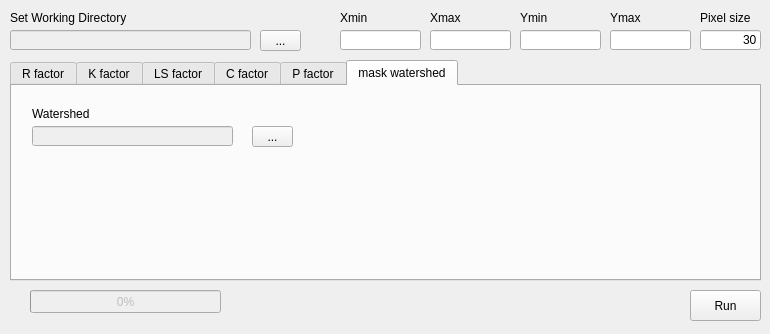
<?xml version="1.0" encoding="UTF-8"?>
<ui version="4.0">
 <class>Quantum_KORSLEDialogBase</class>
 <widget class="QDialog" name="Quantum_KORSLEDialogBase">
  <property name="windowModality">
   <enum>Qt::NonModal</enum>
  </property>
  <property name="geometry">
   <rect>
    <x>0</x>
    <y>0</y>
    <width>770</width>
    <height>334</height>
   </rect>
  </property>
  <property name="windowTitle">
   <string>Quantum KORSLE</string>
  </property>
  <property name="sizeGripEnabled">
   <bool>false</bool>
  </property>
  <property name="modal">
   <bool>false</bool>
  </property>
  <widget class="QDialogButtonBox" name="button_box">
   <property name="geometry">
    <rect>
     <x>720</x>
     <y>750</y>
     <width>341</width>
     <height>32</height>
    </rect>
   </property>
   <property name="orientation">
    <enum>Qt::Horizontal</enum>
   </property>
   <property name="standardButtons">
    <set>QDialogButtonBox::Cancel|QDialogButtonBox::Ok</set>
   </property>
  </widget>
  <widget class="QToolButton" name="Runbutton">
   <property name="geometry">
    <rect>
     <x>690</x>
     <y>290</y>
     <width>71</width>
     <height>31</height>
    </rect>
   </property>
   <property name="text">
    <string>Run</string>
   </property>
  </widget>
  <widget class="QToolButton" name="Runbutton_2">
   <property name="geometry">
    <rect>
     <x>600</x>
     <y>390</y>
     <width>71</width>
     <height>31</height>
    </rect>
   </property>
   <property name="text">
    <string>Run</string>
   </property>
  </widget>
  <widget class="QTabWidget" name="tabWidget">
   <property name="geometry">
    <rect>
     <x>10</x>
     <y>60</y>
     <width>751</width>
     <height>221</height>
    </rect>
   </property>
   <property name="focusPolicy">
    <enum>Qt::WheelFocus</enum>
   </property>
   <property name="currentIndex">
    <number>5</number>
   </property>
   <widget class="QWidget" name="tab_2">
    <attribute name="title">
     <string>R factor</string>
    </attribute>
    <widget class="QLabel" name="label_2">
     <property name="geometry">
      <rect>
       <x>20</x>
       <y>20</y>
       <width>111</width>
       <height>16</height>
      </rect>
     </property>
     <property name="text">
      <string>Rainfall data</string>
     </property>
    </widget>
    <widget class="QLineEdit" name="raindata">
     <property name="enabled">
      <bool>false</bool>
     </property>
     <property name="geometry">
      <rect>
       <x>20</x>
       <y>40</y>
       <width>201</width>
       <height>20</height>
      </rect>
     </property>
     <property name="text">
      <string/>
     </property>
    </widget>
    <widget class="QComboBox" name="stano2">
     <property name="geometry">
      <rect>
       <x>390</x>
       <y>40</y>
       <width>76</width>
       <height>22</height>
      </rect>
     </property>
     <property name="currentText">
      <string/>
     </property>
     <property name="maxVisibleItems">
      <number>5</number>
     </property>
     <property name="frame">
      <bool>true</bool>
     </property>
    </widget>
    <widget class="QToolButton" name="raindataB">
     <property name="geometry">
      <rect>
       <x>240</x>
       <y>40</y>
       <width>41</width>
       <height>21</height>
      </rect>
     </property>
     <property name="text">
      <string>...</string>
     </property>
    </widget>
    <widget class="QLabel" name="label_4">
     <property name="geometry">
      <rect>
       <x>20</x>
       <y>120</y>
       <width>151</width>
       <height>16</height>
      </rect>
     </property>
     <property name="text">
      <string>Station number layer</string>
     </property>
    </widget>
    <widget class="QToolButton" name="CstationB">
     <property name="geometry">
      <rect>
       <x>240</x>
       <y>90</y>
       <width>41</width>
       <height>21</height>
      </rect>
     </property>
     <property name="text">
      <string>...</string>
     </property>
    </widget>
    <widget class="QLabel" name="label">
     <property name="geometry">
      <rect>
       <x>310</x>
       <y>20</y>
       <width>191</width>
       <height>16</height>
      </rect>
     </property>
     <property name="text">
      <string>Ref. available station number</string>
     </property>
    </widget>
    <widget class="QComboBox" name="stano1">
     <property name="geometry">
      <rect>
       <x>310</x>
       <y>40</y>
       <width>76</width>
       <height>22</height>
      </rect>
     </property>
     <property name="currentText">
      <string/>
     </property>
     <property name="frame">
      <bool>true</bool>
     </property>
    </widget>
    <widget class="QLabel" name="label_3">
     <property name="geometry">
      <rect>
       <x>20</x>
       <y>70</y>
       <width>111</width>
       <height>16</height>
      </rect>
     </property>
     <property name="text">
      <string>Climate Station</string>
     </property>
    </widget>
    <widget class="QComboBox" name="CstationL">
     <property name="geometry">
      <rect>
       <x>20</x>
       <y>140</y>
       <width>151</width>
       <height>22</height>
      </rect>
     </property>
     <property name="currentText">
      <string/>
     </property>
     <property name="maxVisibleItems">
      <number>5</number>
     </property>
     <property name="frame">
      <bool>true</bool>
     </property>
    </widget>
    <widget class="QLineEdit" name="Cstation">
     <property name="enabled">
      <bool>false</bool>
     </property>
     <property name="geometry">
      <rect>
       <x>20</x>
       <y>90</y>
       <width>201</width>
       <height>20</height>
      </rect>
     </property>
     <property name="text">
      <string/>
     </property>
    </widget>
   </widget>
   <widget class="QWidget" name="tab_3">
    <attribute name="title">
     <string>K factor</string>
    </attribute>
    <widget class="QToolButton" name="KshpB">
     <property name="geometry">
      <rect>
       <x>240</x>
       <y>40</y>
       <width>41</width>
       <height>21</height>
      </rect>
     </property>
     <property name="text">
      <string>...</string>
     </property>
    </widget>
    <widget class="QLineEdit" name="Kshp">
     <property name="enabled">
      <bool>false</bool>
     </property>
     <property name="geometry">
      <rect>
       <x>20</x>
       <y>40</y>
       <width>201</width>
       <height>20</height>
      </rect>
     </property>
     <property name="inputMask">
      <string/>
     </property>
     <property name="text">
      <string/>
     </property>
     <property name="frame">
      <bool>true</bool>
     </property>
    </widget>
    <widget class="QComboBox" name="KshpL">
     <property name="geometry">
      <rect>
       <x>20</x>
       <y>90</y>
       <width>201</width>
       <height>22</height>
      </rect>
     </property>
     <property name="currentText">
      <string/>
     </property>
     <property name="maxVisibleItems">
      <number>5</number>
     </property>
     <property name="frame">
      <bool>true</bool>
     </property>
    </widget>
    <widget class="QLabel" name="label_17">
     <property name="geometry">
      <rect>
       <x>20</x>
       <y>70</y>
       <width>81</width>
       <height>16</height>
      </rect>
     </property>
     <property name="text">
      <string>K factor layer</string>
     </property>
    </widget>
    <widget class="QLabel" name="label_24">
     <property name="geometry">
      <rect>
       <x>20</x>
       <y>20</y>
       <width>81</width>
       <height>16</height>
      </rect>
     </property>
     <property name="text">
      <string>Soil map</string>
     </property>
    </widget>
   </widget>
   <widget class="QWidget" name="tab_4">
    <attribute name="title">
     <string>LS factor</string>
    </attribute>
    <widget class="QLineEdit" name="LSr">
     <property name="enabled">
      <bool>false</bool>
     </property>
     <property name="geometry">
      <rect>
       <x>20</x>
       <y>40</y>
       <width>201</width>
       <height>20</height>
      </rect>
     </property>
    </widget>
    <widget class="QToolButton" name="LSrB">
     <property name="geometry">
      <rect>
       <x>240</x>
       <y>40</y>
       <width>41</width>
       <height>21</height>
      </rect>
     </property>
     <property name="text">
      <string>...</string>
     </property>
    </widget>
    <widget class="QLabel" name="label_25">
     <property name="geometry">
      <rect>
       <x>20</x>
       <y>20</y>
       <width>81</width>
       <height>16</height>
      </rect>
     </property>
     <property name="text">
      <string>DEM file</string>
     </property>
    </widget>
   </widget>
   <widget class="QWidget" name="tab_5">
    <attribute name="title">
     <string>C factor</string>
    </attribute>
    <widget class="QLineEdit" name="Cshp">
     <property name="enabled">
      <bool>false</bool>
     </property>
     <property name="geometry">
      <rect>
       <x>20</x>
       <y>40</y>
       <width>201</width>
       <height>20</height>
      </rect>
     </property>
     <property name="inputMask">
      <string/>
     </property>
     <property name="text">
      <string/>
     </property>
     <property name="frame">
      <bool>true</bool>
     </property>
    </widget>
    <widget class="QToolButton" name="CshpB">
     <property name="geometry">
      <rect>
       <x>240</x>
       <y>40</y>
       <width>41</width>
       <height>21</height>
      </rect>
     </property>
     <property name="text">
      <string>...</string>
     </property>
    </widget>
    <widget class="QComboBox" name="CshpL">
     <property name="geometry">
      <rect>
       <x>20</x>
       <y>90</y>
       <width>201</width>
       <height>22</height>
      </rect>
     </property>
     <property name="currentText">
      <string/>
     </property>
     <property name="maxVisibleItems">
      <number>5</number>
     </property>
     <property name="frame">
      <bool>true</bool>
     </property>
    </widget>
    <widget class="QLabel" name="label_18">
     <property name="geometry">
      <rect>
       <x>20</x>
       <y>70</y>
       <width>81</width>
       <height>16</height>
      </rect>
     </property>
     <property name="text">
      <string>landuse field</string>
     </property>
    </widget>
    <widget class="QLabel" name="label_19">
     <property name="geometry">
      <rect>
       <x>20</x>
       <y>20</y>
       <width>81</width>
       <height>16</height>
      </rect>
     </property>
     <property name="text">
      <string>Landuse map</string>
     </property>
    </widget>
    <widget class="QToolButton" name="CtableB">
     <property name="geometry">
      <rect>
       <x>240</x>
       <y>150</y>
       <width>41</width>
       <height>21</height>
      </rect>
     </property>
     <property name="text">
      <string>...</string>
     </property>
    </widget>
    <widget class="QLabel" name="label_20">
     <property name="geometry">
      <rect>
       <x>20</x>
       <y>130</y>
       <width>81</width>
       <height>16</height>
      </rect>
     </property>
     <property name="text">
      <string>C factor table</string>
     </property>
    </widget>
    <widget class="QLineEdit" name="Ctable">
     <property name="enabled">
      <bool>false</bool>
     </property>
     <property name="geometry">
      <rect>
       <x>20</x>
       <y>150</y>
       <width>201</width>
       <height>20</height>
      </rect>
     </property>
     <property name="inputMask">
      <string/>
     </property>
     <property name="text">
      <string/>
     </property>
     <property name="frame">
      <bool>true</bool>
     </property>
    </widget>
   </widget>
   <widget class="QWidget" name="tab">
    <attribute name="title">
     <string>P factor</string>
    </attribute>
    <widget class="QLineEdit" name="Pshp">
     <property name="enabled">
      <bool>false</bool>
     </property>
     <property name="geometry">
      <rect>
       <x>20</x>
       <y>40</y>
       <width>201</width>
       <height>20</height>
      </rect>
     </property>
     <property name="inputMask">
      <string/>
     </property>
     <property name="text">
      <string/>
     </property>
     <property name="frame">
      <bool>true</bool>
     </property>
    </widget>
    <widget class="QToolButton" name="PtableB">
     <property name="geometry">
      <rect>
       <x>240</x>
       <y>150</y>
       <width>41</width>
       <height>21</height>
      </rect>
     </property>
     <property name="text">
      <string>...</string>
     </property>
    </widget>
    <widget class="QLineEdit" name="Ptable">
     <property name="enabled">
      <bool>false</bool>
     </property>
     <property name="geometry">
      <rect>
       <x>20</x>
       <y>150</y>
       <width>201</width>
       <height>20</height>
      </rect>
     </property>
     <property name="inputMask">
      <string/>
     </property>
     <property name="text">
      <string/>
     </property>
     <property name="frame">
      <bool>true</bool>
     </property>
    </widget>
    <widget class="QLabel" name="label_22">
     <property name="geometry">
      <rect>
       <x>20</x>
       <y>70</y>
       <width>141</width>
       <height>16</height>
      </rect>
     </property>
     <property name="text">
      <string>agricultural land field</string>
     </property>
    </widget>
    <widget class="QLabel" name="label_23">
     <property name="geometry">
      <rect>
       <x>20</x>
       <y>20</y>
       <width>81</width>
       <height>16</height>
      </rect>
     </property>
     <property name="text">
      <string>Landuse map</string>
     </property>
    </widget>
    <widget class="QToolButton" name="PshpB">
     <property name="geometry">
      <rect>
       <x>240</x>
       <y>40</y>
       <width>41</width>
       <height>21</height>
      </rect>
     </property>
     <property name="text">
      <string>...</string>
     </property>
    </widget>
    <widget class="QLabel" name="label_21">
     <property name="geometry">
      <rect>
       <x>20</x>
       <y>130</y>
       <width>81</width>
       <height>16</height>
      </rect>
     </property>
     <property name="text">
      <string>P factor table</string>
     </property>
    </widget>
    <widget class="QgsCheckableComboBox" name="PshpL2">
     <property name="enabled">
      <bool>true</bool>
     </property>
     <property name="geometry">
      <rect>
       <x>240</x>
       <y>90</y>
       <width>201</width>
       <height>21</height>
      </rect>
     </property>
     <property name="focusPolicy">
      <enum>Qt::WheelFocus</enum>
     </property>
     <property name="contextMenuPolicy">
      <enum>Qt::DefaultContextMenu</enum>
     </property>
     <property name="acceptDrops">
      <bool>false</bool>
     </property>
     <property name="editable">
      <bool>true</bool>
     </property>
     <property name="maxVisibleItems">
      <number>20</number>
     </property>
    </widget>
    <widget class="QComboBox" name="PshpL">
     <property name="geometry">
      <rect>
       <x>20</x>
       <y>90</y>
       <width>201</width>
       <height>22</height>
      </rect>
     </property>
     <property name="currentText">
      <string/>
     </property>
     <property name="maxVisibleItems">
      <number>5</number>
     </property>
     <property name="frame">
      <bool>true</bool>
     </property>
    </widget>
   </widget>
   <widget class="QWidget" name="tab_6">
    <attribute name="title">
     <string>mask watershed</string>
    </attribute>
    <widget class="QToolButton" name="WshpB">
     <property name="geometry">
      <rect>
       <x>240</x>
       <y>40</y>
       <width>41</width>
       <height>21</height>
      </rect>
     </property>
     <property name="text">
      <string>...</string>
     </property>
    </widget>
    <widget class="QLineEdit" name="Wshp">
     <property name="enabled">
      <bool>false</bool>
     </property>
     <property name="geometry">
      <rect>
       <x>20</x>
       <y>40</y>
       <width>201</width>
       <height>20</height>
      </rect>
     </property>
     <property name="inputMask">
      <string/>
     </property>
     <property name="text">
      <string/>
     </property>
     <property name="frame">
      <bool>true</bool>
     </property>
    </widget>
    <widget class="QLabel" name="label_26">
     <property name="geometry">
      <rect>
       <x>20</x>
       <y>20</y>
       <width>81</width>
       <height>16</height>
      </rect>
     </property>
     <property name="text">
      <string>Watershed</string>
     </property>
    </widget>
   </widget>
  </widget>
  <widget class="QLineEdit" name="Psize">
   <property name="enabled">
    <bool>true</bool>
   </property>
   <property name="geometry">
    <rect>
     <x>700</x>
     <y>30</y>
     <width>61</width>
     <height>20</height>
    </rect>
   </property>
   <property name="layoutDirection">
    <enum>Qt::RightToLeft</enum>
   </property>
   <property name="text">
    <string>30</string>
   </property>
   <property name="alignment">
    <set>Qt::AlignRight|Qt::AlignTrailing|Qt::AlignVCenter</set>
   </property>
  </widget>
  <widget class="QLineEdit" name="tmpDir">
   <property name="enabled">
    <bool>false</bool>
   </property>
   <property name="geometry">
    <rect>
     <x>10</x>
     <y>30</y>
     <width>241</width>
     <height>20</height>
    </rect>
   </property>
   <property name="text">
    <string/>
   </property>
  </widget>
  <widget class="QLabel" name="label_12">
   <property name="geometry">
    <rect>
     <x>340</x>
     <y>10</y>
     <width>81</width>
     <height>16</height>
    </rect>
   </property>
   <property name="text">
    <string>Xmin</string>
   </property>
  </widget>
  <widget class="QLineEdit" name="ymin">
   <property name="enabled">
    <bool>true</bool>
   </property>
   <property name="geometry">
    <rect>
     <x>520</x>
     <y>30</y>
     <width>81</width>
     <height>20</height>
    </rect>
   </property>
   <property name="layoutDirection">
    <enum>Qt::RightToLeft</enum>
   </property>
   <property name="text">
    <string/>
   </property>
   <property name="alignment">
    <set>Qt::AlignRight|Qt::AlignTrailing|Qt::AlignVCenter</set>
   </property>
  </widget>
  <widget class="QLineEdit" name="xmax">
   <property name="enabled">
    <bool>true</bool>
   </property>
   <property name="geometry">
    <rect>
     <x>430</x>
     <y>30</y>
     <width>81</width>
     <height>20</height>
    </rect>
   </property>
   <property name="layoutDirection">
    <enum>Qt::RightToLeft</enum>
   </property>
   <property name="text">
    <string/>
   </property>
   <property name="alignment">
    <set>Qt::AlignRight|Qt::AlignTrailing|Qt::AlignVCenter</set>
   </property>
  </widget>
  <widget class="QLabel" name="label_16">
   <property name="geometry">
    <rect>
     <x>700</x>
     <y>10</y>
     <width>81</width>
     <height>16</height>
    </rect>
   </property>
   <property name="text">
    <string>Pixel size</string>
   </property>
  </widget>
  <widget class="QLabel" name="label_5">
   <property name="geometry">
    <rect>
     <x>10</x>
     <y>10</y>
     <width>141</width>
     <height>16</height>
    </rect>
   </property>
   <property name="text">
    <string>Set Working Directory</string>
   </property>
  </widget>
  <widget class="QLabel" name="label_14">
   <property name="geometry">
    <rect>
     <x>520</x>
     <y>10</y>
     <width>81</width>
     <height>16</height>
    </rect>
   </property>
   <property name="text">
    <string>Ymin</string>
   </property>
  </widget>
  <widget class="QToolButton" name="tmpDirB">
   <property name="geometry">
    <rect>
     <x>260</x>
     <y>30</y>
     <width>41</width>
     <height>21</height>
    </rect>
   </property>
   <property name="text">
    <string>...</string>
   </property>
  </widget>
  <widget class="QLabel" name="label_15">
   <property name="geometry">
    <rect>
     <x>610</x>
     <y>10</y>
     <width>81</width>
     <height>16</height>
    </rect>
   </property>
   <property name="text">
    <string>Ymax</string>
   </property>
  </widget>
  <widget class="QLineEdit" name="xmin">
   <property name="enabled">
    <bool>true</bool>
   </property>
   <property name="geometry">
    <rect>
     <x>340</x>
     <y>30</y>
     <width>81</width>
     <height>20</height>
    </rect>
   </property>
   <property name="layoutDirection">
    <enum>Qt::RightToLeft</enum>
   </property>
   <property name="text">
    <string/>
   </property>
   <property name="alignment">
    <set>Qt::AlignRight|Qt::AlignTrailing|Qt::AlignVCenter</set>
   </property>
  </widget>
  <widget class="QLabel" name="label_13">
   <property name="geometry">
    <rect>
     <x>430</x>
     <y>10</y>
     <width>81</width>
     <height>16</height>
    </rect>
   </property>
   <property name="text">
    <string>Xmax</string>
   </property>
  </widget>
  <widget class="QLineEdit" name="ymax">
   <property name="enabled">
    <bool>true</bool>
   </property>
   <property name="geometry">
    <rect>
     <x>610</x>
     <y>30</y>
     <width>81</width>
     <height>20</height>
    </rect>
   </property>
   <property name="layoutDirection">
    <enum>Qt::RightToLeft</enum>
   </property>
   <property name="text">
    <string/>
   </property>
   <property name="alignment">
    <set>Qt::AlignRight|Qt::AlignTrailing|Qt::AlignVCenter</set>
   </property>
  </widget>
  <widget class="QToolButton" name="Runbutton_3">
   <property name="geometry">
    <rect>
     <x>680</x>
     <y>390</y>
     <width>71</width>
     <height>31</height>
    </rect>
   </property>
   <property name="text">
    <string>Run</string>
   </property>
  </widget>
  <widget class="QToolButton" name="Runbutton_4">
   <property name="geometry">
    <rect>
     <x>760</x>
     <y>390</y>
     <width>71</width>
     <height>31</height>
    </rect>
   </property>
   <property name="text">
    <string>Run</string>
   </property>
  </widget>
  <widget class="QToolButton" name="Runbutton_5">
   <property name="geometry">
    <rect>
     <x>840</x>
     <y>390</y>
     <width>71</width>
     <height>31</height>
    </rect>
   </property>
   <property name="text">
    <string>Run</string>
   </property>
  </widget>
  <widget class="QToolButton" name="RrasterB">
   <property name="geometry">
    <rect>
     <x>240</x>
     <y>650</y>
     <width>41</width>
     <height>21</height>
    </rect>
   </property>
   <property name="text">
    <string>...</string>
   </property>
  </widget>
  <widget class="QRadioButton" name="radioR2">
   <property name="geometry">
    <rect>
     <x>17</x>
     <y>604</y>
     <width>131</width>
     <height>16</height>
    </rect>
   </property>
   <property name="autoFillBackground">
    <bool>false</bool>
   </property>
   <property name="text">
    <string>R factor from raster</string>
   </property>
  </widget>
  <widget class="QLabel" name="label_6">
   <property name="geometry">
    <rect>
     <x>20</x>
     <y>630</y>
     <width>141</width>
     <height>16</height>
    </rect>
   </property>
   <property name="text">
    <string>Monthly R map folder</string>
   </property>
  </widget>
  <widget class="QLineEdit" name="Rraster">
   <property name="enabled">
    <bool>false</bool>
   </property>
   <property name="geometry">
    <rect>
     <x>20</x>
     <y>650</y>
     <width>201</width>
     <height>20</height>
    </rect>
   </property>
  </widget>
  <widget class="QToolButton" name="KrasterB">
   <property name="geometry">
    <rect>
     <x>540</x>
     <y>640</y>
     <width>41</width>
     <height>21</height>
    </rect>
   </property>
   <property name="text">
    <string>...</string>
   </property>
  </widget>
  <widget class="QLineEdit" name="Kraster">
   <property name="enabled">
    <bool>false</bool>
   </property>
   <property name="geometry">
    <rect>
     <x>320</x>
     <y>640</y>
     <width>201</width>
     <height>20</height>
    </rect>
   </property>
  </widget>
  <widget class="QRadioButton" name="radioK1">
   <property name="geometry">
    <rect>
     <x>320</x>
     <y>620</y>
     <width>141</width>
     <height>16</height>
    </rect>
   </property>
   <property name="autoFillBackground">
    <bool>false</bool>
   </property>
   <property name="text">
    <string>K factor map</string>
   </property>
  </widget>
  <widget class="QToolButton" name="LSr2B">
   <property name="geometry">
    <rect>
     <x>820</x>
     <y>640</y>
     <width>41</width>
     <height>21</height>
    </rect>
   </property>
   <property name="text">
    <string>...</string>
   </property>
  </widget>
  <widget class="QRadioButton" name="radioK1_2">
   <property name="geometry">
    <rect>
     <x>600</x>
     <y>620</y>
     <width>141</width>
     <height>16</height>
    </rect>
   </property>
   <property name="autoFillBackground">
    <bool>false</bool>
   </property>
   <property name="text">
    <string>LS factor map</string>
   </property>
  </widget>
  <widget class="QLineEdit" name="LSr2">
   <property name="enabled">
    <bool>false</bool>
   </property>
   <property name="geometry">
    <rect>
     <x>600</x>
     <y>640</y>
     <width>201</width>
     <height>20</height>
    </rect>
   </property>
  </widget>
  <widget class="QRadioButton" name="radioR1">
   <property name="geometry">
    <rect>
     <x>20</x>
     <y>570</y>
     <width>141</width>
     <height>16</height>
    </rect>
   </property>
   <property name="autoFillBackground">
    <bool>false</bool>
   </property>
   <property name="text">
    <string>Monthly rainfall data</string>
   </property>
  </widget>
  <widget class="QRadioButton" name="radioK2">
   <property name="geometry">
    <rect>
     <x>220</x>
     <y>600</y>
     <width>101</width>
     <height>16</height>
    </rect>
   </property>
   <property name="autoFillBackground">
    <bool>false</bool>
   </property>
   <property name="text">
    <string>Soil map</string>
   </property>
  </widget>
  <widget class="QRadioButton" name="radioK1_3">
   <property name="geometry">
    <rect>
     <x>600</x>
     <y>590</y>
     <width>141</width>
     <height>16</height>
    </rect>
   </property>
   <property name="autoFillBackground">
    <bool>false</bool>
   </property>
   <property name="text">
    <string>LS factor from DEM</string>
   </property>
  </widget>
  <widget class="QLineEdit" name="CFnum">
   <property name="enabled">
    <bool>true</bool>
   </property>
   <property name="geometry">
    <rect>
     <x>840</x>
     <y>340</y>
     <width>61</width>
     <height>20</height>
    </rect>
   </property>
   <property name="layoutDirection">
    <enum>Qt::RightToLeft</enum>
   </property>
   <property name="text">
    <string>1.0</string>
   </property>
   <property name="alignment">
    <set>Qt::AlignRight|Qt::AlignTrailing|Qt::AlignVCenter</set>
   </property>
  </widget>
  <widget class="QProgressBar" name="progressBar">
   <property name="enabled">
    <bool>false</bool>
   </property>
   <property name="geometry">
    <rect>
     <x>30</x>
     <y>290</y>
     <width>191</width>
     <height>23</height>
    </rect>
   </property>
   <property name="value">
    <number>0</number>
   </property>
  </widget>
  <widget class="QLabel" name="label_27">
   <property name="geometry">
    <rect>
     <x>370</x>
     <y>500</y>
     <width>141</width>
     <height>16</height>
    </rect>
   </property>
   <property name="text">
    <string>watershed name field</string>
   </property>
  </widget>
  <widget class="QComboBox" name="WshpL">
   <property name="geometry">
    <rect>
     <x>370</x>
     <y>520</y>
     <width>201</width>
     <height>22</height>
    </rect>
   </property>
   <property name="currentText">
    <string/>
   </property>
   <property name="maxVisibleItems">
    <number>5</number>
   </property>
   <property name="frame">
    <bool>true</bool>
   </property>
  </widget>
 </widget>
 <customwidgets>
  <customwidget>
   <class>QgsCheckableComboBox</class>
   <extends>QComboBox</extends>
   <header>qgscheckablecombobox.h</header>
  </customwidget>
 </customwidgets>
 <resources/>
 <connections>
  <connection>
   <sender>button_box</sender>
   <signal>accepted()</signal>
   <receiver>Quantum_KORSLEDialogBase</receiver>
   <slot>accept()</slot>
   <hints>
    <hint type="sourcelabel">
     <x>20</x>
     <y>20</y>
    </hint>
    <hint type="destinationlabel">
     <x>20</x>
     <y>20</y>
    </hint>
   </hints>
  </connection>
  <connection>
   <sender>button_box</sender>
   <signal>rejected()</signal>
   <receiver>Quantum_KORSLEDialogBase</receiver>
   <slot>reject()</slot>
   <hints>
    <hint type="sourcelabel">
     <x>20</x>
     <y>20</y>
    </hint>
    <hint type="destinationlabel">
     <x>20</x>
     <y>20</y>
    </hint>
   </hints>
  </connection>
 </connections>
</ui>
